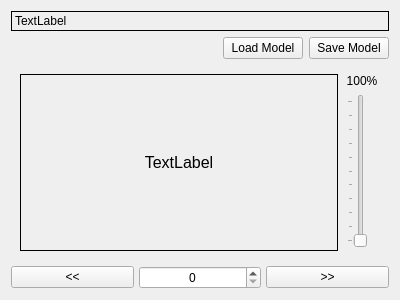
<?xml version="1.0" encoding="UTF-8"?>
<ui version="4.0">
 <class>MarkupForm</class>
 <widget class="QWidget" name="MarkupForm">
  <property name="geometry">
   <rect>
    <x>0</x>
    <y>0</y>
    <width>400</width>
    <height>300</height>
   </rect>
  </property>
  <property name="windowTitle">
   <string>Markup Form</string>
  </property>
  <layout class="QVBoxLayout" name="verticalLayout" stretch="0,0,1,0">
   <item>
    <widget class="QLabel" name="modelFileNameLabel">
     <property name="minimumSize">
      <size>
       <width>0</width>
       <height>20</height>
      </size>
     </property>
     <property name="frameShape">
      <enum>QFrame::Box</enum>
     </property>
     <property name="frameShadow">
      <enum>QFrame::Plain</enum>
     </property>
     <property name="text">
      <string>TextLabel</string>
     </property>
    </widget>
   </item>
   <item>
    <layout class="QHBoxLayout" name="horizontalLayout">
     <item>
      <spacer name="horizontalSpacer">
       <property name="orientation">
        <enum>Qt::Horizontal</enum>
       </property>
       <property name="sizeHint" stdset="0">
        <size>
         <width>40</width>
         <height>20</height>
        </size>
       </property>
      </spacer>
     </item>
     <item>
      <widget class="QPushButton" name="loadModelBtn">
       <property name="text">
        <string>Load Model</string>
       </property>
      </widget>
     </item>
     <item>
      <widget class="QPushButton" name="saveModelBtn">
       <property name="text">
        <string>Save Model</string>
       </property>
      </widget>
     </item>
    </layout>
   </item>
   <item>
    <widget class="QWidget" name="widget" native="true">
     <layout class="QHBoxLayout" name="horizontalLayout_3" stretch="1,0">
      <item>
       <widget class="QLabel" name="poemLabel">
        <property name="font">
         <font>
          <pointsize>12</pointsize>
         </font>
        </property>
        <property name="frameShape">
         <enum>QFrame::Box</enum>
        </property>
        <property name="text">
         <string>TextLabel</string>
        </property>
        <property name="alignment">
         <set>Qt::AlignCenter</set>
        </property>
       </widget>
      </item>
      <item>
       <layout class="QVBoxLayout" name="verticalLayout_2" stretch="0,1">
        <property name="leftMargin">
         <number>3</number>
        </property>
        <property name="rightMargin">
         <number>3</number>
        </property>
        <property name="bottomMargin">
         <number>3</number>
        </property>
        <item>
         <widget class="QLabel" name="rateLabel">
          <property name="minimumSize">
           <size>
            <width>30</width>
            <height>0</height>
           </size>
          </property>
          <property name="text">
           <string>100%</string>
          </property>
          <property name="alignment">
           <set>Qt::AlignCenter</set>
          </property>
         </widget>
        </item>
        <item>
         <widget class="QSlider" name="rateSlider">
          <property name="sizeIncrement">
           <size>
            <width>0</width>
            <height>0</height>
           </size>
          </property>
          <property name="maximum">
           <number>100</number>
          </property>
          <property name="orientation">
           <enum>Qt::Vertical</enum>
          </property>
          <property name="invertedAppearance">
           <bool>false</bool>
          </property>
          <property name="tickPosition">
           <enum>QSlider::TicksAbove</enum>
          </property>
         </widget>
        </item>
       </layout>
      </item>
     </layout>
    </widget>
   </item>
   <item>
    <layout class="QHBoxLayout" name="horizontalLayout_2" stretch="0,0,0">
     <property name="spacing">
      <number>5</number>
     </property>
     <item>
      <widget class="QPushButton" name="prevPoemBtn">
       <property name="text">
        <string>&lt;&lt;</string>
       </property>
      </widget>
     </item>
     <item>
      <widget class="QSpinBox" name="poemNumSpin">
       <property name="alignment">
        <set>Qt::AlignCenter</set>
       </property>
      </widget>
     </item>
     <item>
      <widget class="QPushButton" name="nextPoemBtn">
       <property name="text">
        <string>&gt;&gt;</string>
       </property>
      </widget>
     </item>
    </layout>
   </item>
  </layout>
 </widget>
 <resources/>
 <connections/>
</ui>
